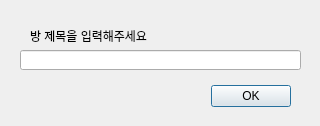
<?xml version="1.0" encoding="UTF-8"?>
<ui version="4.0">
 <class>Dialog</class>
 <widget class="QDialog" name="Dialog">
  <property name="geometry">
   <rect>
    <x>0</x>
    <y>0</y>
    <width>320</width>
    <height>126</height>
   </rect>
  </property>
  <property name="windowTitle">
   <string>Dialog</string>
  </property>
  <widget class="QDialogButtonBox" name="buttonBox">
   <property name="geometry">
    <rect>
     <x>30</x>
     <y>80</y>
     <width>261</width>
     <height>32</height>
    </rect>
   </property>
   <property name="orientation">
    <enum>Qt::Horizontal</enum>
   </property>
   <property name="standardButtons">
    <set>QDialogButtonBox::Ok</set>
   </property>
  </widget>
  <widget class="QLabel" name="label">
   <property name="geometry">
    <rect>
     <x>30</x>
     <y>20</y>
     <width>241</width>
     <height>31</height>
    </rect>
   </property>
   <property name="text">
    <string>방 제목을 입력해주세요</string>
   </property>
  </widget>
  <widget class="QLineEdit" name="edt_roomName">
   <property name="geometry">
    <rect>
     <x>20</x>
     <y>50</y>
     <width>281</width>
     <height>20</height>
    </rect>
   </property>
  </widget>
 </widget>
 <resources/>
 <connections>
  <connection>
   <sender>buttonBox</sender>
   <signal>accepted()</signal>
   <receiver>Dialog</receiver>
   <slot>accept()</slot>
   <hints>
    <hint type="sourcelabel">
     <x>248</x>
     <y>254</y>
    </hint>
    <hint type="destinationlabel">
     <x>157</x>
     <y>274</y>
    </hint>
   </hints>
  </connection>
  <connection>
   <sender>buttonBox</sender>
   <signal>rejected()</signal>
   <receiver>Dialog</receiver>
   <slot>reject()</slot>
   <hints>
    <hint type="sourcelabel">
     <x>316</x>
     <y>260</y>
    </hint>
    <hint type="destinationlabel">
     <x>286</x>
     <y>274</y>
    </hint>
   </hints>
  </connection>
 </connections>
</ui>
